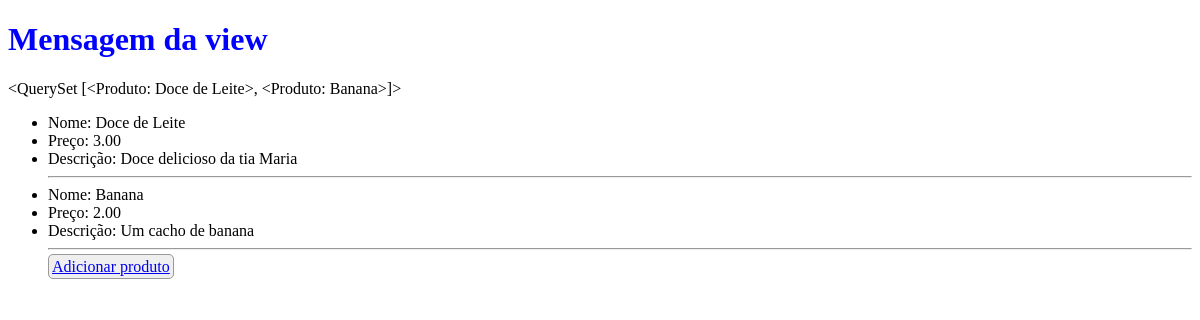
Page /home/ on the earlier database version.
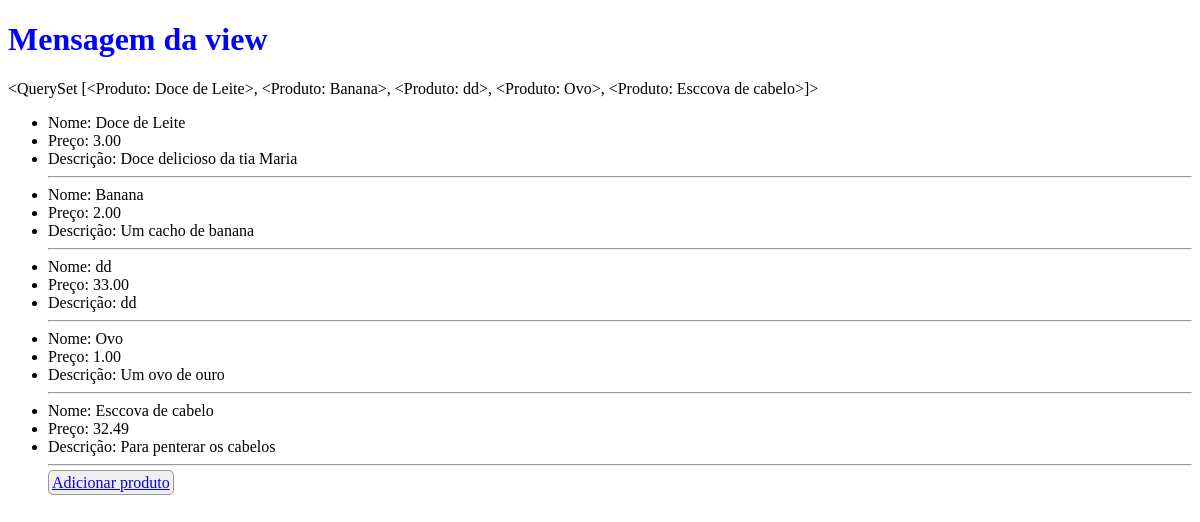
Same page on the later database version.
### itens/models.py (models this page shows)
class Produto(models.Model):
    nome = models.CharField(max_length = 200)
    preco = models.DecimalField(max_digits = 5, decimal_places = 2)
    descricao = models.TextField()
    def __str__(self):
        return self.nome

### itens/views.py (the view)
# urls.py: 2. Add a URL to urlpatterns:  path('', views.home, name='home')
def home(request):
    mensagem = "Mensagem da view"
    produtos = Produto.objects.all()
    return render(request, "itens/index.html", {"mensagem": mensagem, "produtos": produtos})

### templates/itens/index.html
{% extends "itens/base.html" %}
{% block content %}
    <h1>{{mensagem}}</h1>
    {{produtos}}
    <ul>
        {% for produto in produtos %}
        <li>Nome: {{produto.nome}}</li>
        <li>Preço: {{produto.preco}}</li>
        <li>Descrição: {{produto.descricao}}</li>
        <hr>
        {% endfor %}
        <a href="{% url 'create_produto'%}" class="link_botton">Adicionar produto</a>
    </ul>
{% endblock content %}

### templates/itens/base.html (shortened to what this page needs)
<!DOCTYPE html>
{% load staticfiles %}
<html lang="en">
<head>
    <link rel="stylesheet" href="{%static 'css/style.css'%}">
</head>
<body>
    {% block content %}
    {% endblock content %}
</body>
</html>

### static/css/style.css (style rules this page uses)
h1 { color: blue; }
.link_botton { padding: 3px; border: 1px solid #999; border-radius: 5px; background: #efefef; }

Differences in the rows shown:
computed for Produto "Doce de Leite": nome.nome "<QuerySet [<Produto: Doce de Leite>, <Produto: Banana>]>" → "<QuerySet [<Produto: Doce de Leite>, <Produto: Banana>, <Produto: dd>, <Produto: Ovo>, <Produto: Esccova de cabelo>]>"
added Produto: nome "dd", preco "33.00", descricao "dd"
added Produto: nome "Ovo", preco "1.00", descricao "Um ovo de ouro"
added Produto: nome "Esccova de cabelo", preco "32.49", descricao "Para penterar os cabelos"
